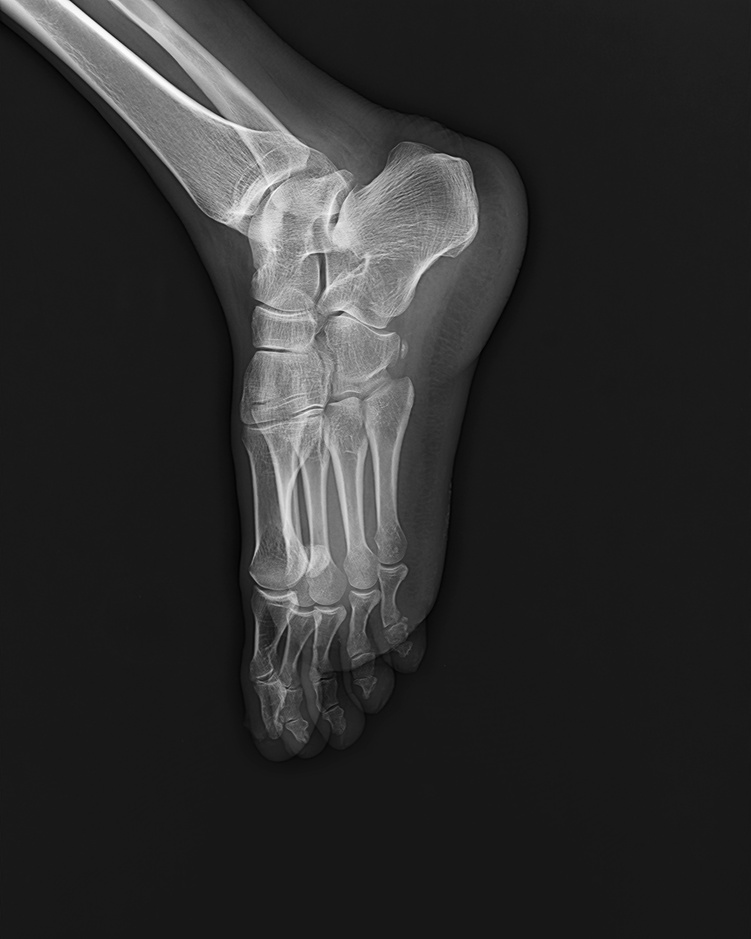
#> input picture Radiografias/IMG0000185.jpg, 751 x 939 px, shrunk from 2304 x 2880 before the run
$ jupyter execute punto2.ipynb
#> lines starting #> are read from the running program, lines starting #| are printed output that depends on the picture
<H1>PUNTO 2 </H1>

[cell 1]
from matplotlib import pyplot as plt
from skimage.io import imread
import numpy as np

# Cargar imagen
img = imread('Radiografias/IMG0000185.jpg', as_gray=True)  # Escala de grises
#> img is the input picture: shape (939, 751); min 0, max 255, mean 45.3
plt.imshow(img, cmap='gray')
plt.title("Imagen original")
plt.axis('off')
plt.show()

# Convertir en arreglo numpy
img_array = np.array(img)
print(f"Forma original de la imagen: {img_array.shape}")
#| Forma original de la imagen: (939, 751)

[cell 2]
# Cargar imagen
img2 = imread('Radiografias/IMG0000245.jpg', as_gray=True)  # Escala de grises
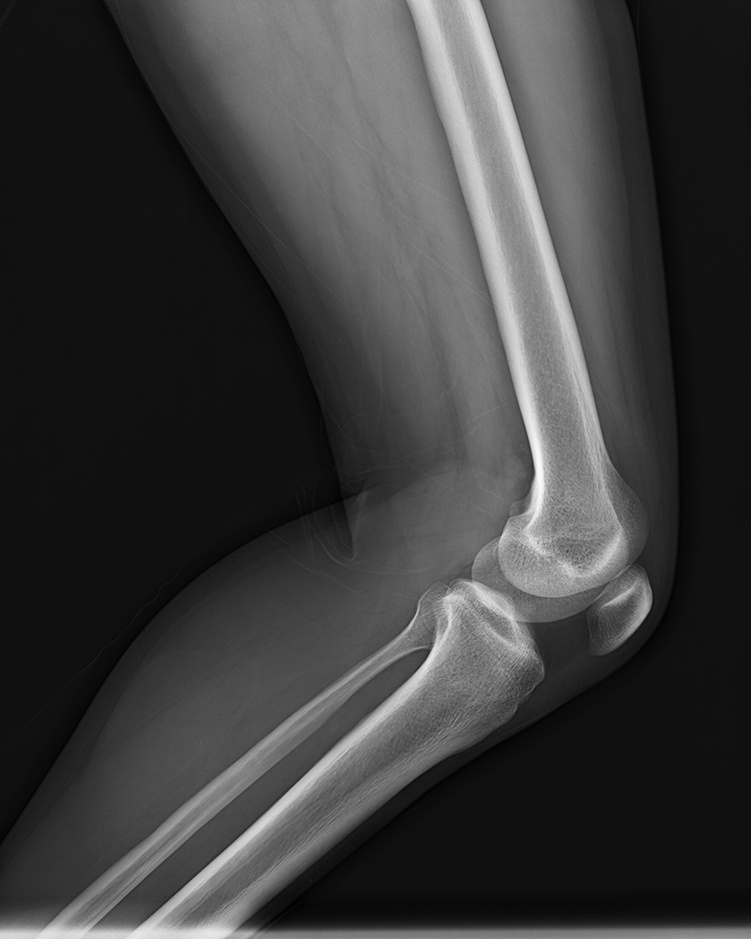
#> input picture Radiografias/IMG0000245.jpg, 751 x 939 px, shrunk from 2304 x 2880 before the run
#> img2 is the input picture: shape (939, 751); min 0, max 251, mean 60.6
plt.imshow(img2, cmap='gray')
plt.title("Imagen original")
plt.axis('off')
plt.show()

# Convertir en arreglo numpy
img2_array = np.array(img2)
print(f"Forma original de la imagen: {img2_array.shape}")
#| Forma original de la imagen: (939, 751)

[cell 3]
# Cargar imagen
img3 = imread('Radiografias/IMG0003784.jpg', as_gray=True)  # Escala de grises
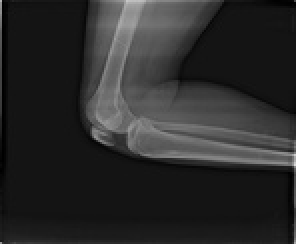
#> input picture Radiografias/IMG0003784.jpg, 148 x 122 px, shrunk from 454 x 373 before the run (shown 2 times larger)
#> img3 is the input picture: shape (122, 148) float64; min 0, max 0.835, mean 0.167
plt.imshow(img3, cmap='gray')
plt.title("Imagen original")
plt.axis('off')
plt.show()

# Convertir en arreglo numpy
img3_array = np.array(img3)
print(f"Forma original de la imagen: {img3_array.shape}")
#| Forma original de la imagen: (122, 148)

<h2>Carga y visualización de imágenes</h2>

Se cargaron tres imágenes radiográficas diferentes y se convirtieron a arreglos numpy en escala de grises. Este paso es fundamental para poder manipular numéricamente las intensidades de los píxeles.

<h2>IMAGEN 1</H2>

[cell 4]
from sklearn.cluster import KMeans

# Reshape: de (alto, ancho) a (pixeles, 1)
X = img_array.reshape(-1, 1)

# Probar con K clusters (prueba inicial con K=4)
k = 4
kmeans = KMeans(n_clusters=k, random_state=42)
kmeans.fit(X)
labels = kmeans.labels_

# Rearmar la imagen segmentada
segmented_img = labels.reshape(img_array.shape)

# Visualizar imagen segmentada
plt.imshow(segmented_img, cmap='viridis')  # cmap puede cambiarse para visualización
plt.title(f"Imagen segmentada (k={k})")
plt.axis('off')
plt.show()

[cell 5]
fig, axes = plt.subplots(1, k, figsize=(15, 3))  # 1 fila, k columnas
for i in range(k):
    mask = (segmented_img == i).astype(int)
    axes[i].imshow(mask, cmap='gray')
    axes[i].set_title(f'Label {i}')
    axes[i].axis('off')

plt.tight_layout()
plt.show()

[cell 6]
# Probar con K clusters
k = 10
kmeans = KMeans(n_clusters=k, random_state=42)
kmeans.fit(X)
labels = kmeans.labels_

# Rearmar la imagen segmentada
segmented_img = labels.reshape(img_array.shape)

# Visualizar imagen segmentada
plt.imshow(segmented_img, cmap='viridis')
plt.title(f"Imagen segmentada (k={k})")
plt.axis('off')
plt.show()

[cell 7]
fig, axes = plt.subplots(1, k, figsize=(15, 3))  # 1 fila, k columnas
for i in range(k):
    mask = (segmented_img == i).astype(int)
    axes[i].imshow(mask, cmap='gray')
    axes[i].set_title(f'Label {i}')
    axes[i].axis('off')

plt.tight_layout()
plt.show()

[cell 8]
# Probar con K clusters
k = 8
kmeans = KMeans(n_clusters=k, random_state=42)
kmeans.fit(X)
labels = kmeans.labels_

# Rearmar la imagen segmentada
segmented_img = labels.reshape(img_array.shape)

# Visualizar imagen segmentada
plt.imshow(segmented_img, cmap='viridis')
plt.title(f"Imagen segmentada (k={k})")
plt.axis('off')
plt.show()

[cell 9]
fig, axes = plt.subplots(1, k, figsize=(15, 3))  # 1 fila, k columnas
for i in range(k):
    mask = (segmented_img == i).astype(int)
    axes[i].imshow(mask, cmap='gray')
    axes[i].set_title(f'Label {i}')
    axes[i].axis('off')

plt.tight_layout()
plt.show()

[cell 10]
k = 6
kmeans = KMeans(n_clusters=k, random_state=42)
kmeans.fit(X)
labels = kmeans.labels_

# Rearmar la imagen segmentada
segmented_img = labels.reshape(img_array.shape)

# Visualizar imagen segmentada
plt.imshow(segmented_img, cmap='viridis')
plt.title(f"Imagen segmentada (k={k})")
plt.axis('off')
plt.show()

Se probó la segmentación con múltiples valores de k (4, 6, 8 y 10). Los intentos iniciales con k=4 resultaron en una agrupación muy general de las intensidades, lo cual dificultaba distinguir el hueso del tejido circundante.

Con k=8, hubo una mejora relativa, comenzaron a diferenciarse partes del hueso (particularmente zonas corticales), pero aún persistía la mezcla con otras estructuras. Sin embargo, fue con k=6 donde se alcanzó un resultado más satisfactorio. Este valor permitió aislar las zonas hiperdensas (claras) con mayor precisión.

[cell 11]
fig, axes = plt.subplots(1, k, figsize=(15, 3))  # 1 fila, k columnas
for i in range(k):
    mask = (segmented_img == i).astype(int)
    axes[i].imshow(mask, cmap='gray')
    axes[i].set_title(f'Label {i}')
    axes[i].axis('off')

plt.tight_layout()
plt.show()

La selección de etiquetas correspondientes a las regiones óseas se realizó mediante un proceso visual y comparativo. Se graficaron individualmente las máscaras binarias asociadas a cada una de las etiquetas generadas por el algoritmo K-Means. Estas gráficas permitieron observar con claridad qué regiones de la imagen correspondían a cada clúster, facilitando la identificación de aquellas etiquetas que agrupaban zonas hiperdensas, es decir, áreas con alta intensidad de gris típicas del tejido óseo. Este procedimiento, basado en la inspección visual etiqueta por etiqueta, fue fundamental para construir máscaras precisas que incluyeran el hueso y excluyeran estructuras irrelevantes como tejidos blandos o el fondo.

<h2>(Este método de selección por medio de observación será usado para todas las imágenes)</h2>

[cell 12]
# Probar diferentes combinaciones de etiquetas (ensayo y error)
bone_labels = [1,2,3,4]

# Crear la máscara binaria
mask = np.isin(segmented_img, bone_labels).astype(int)
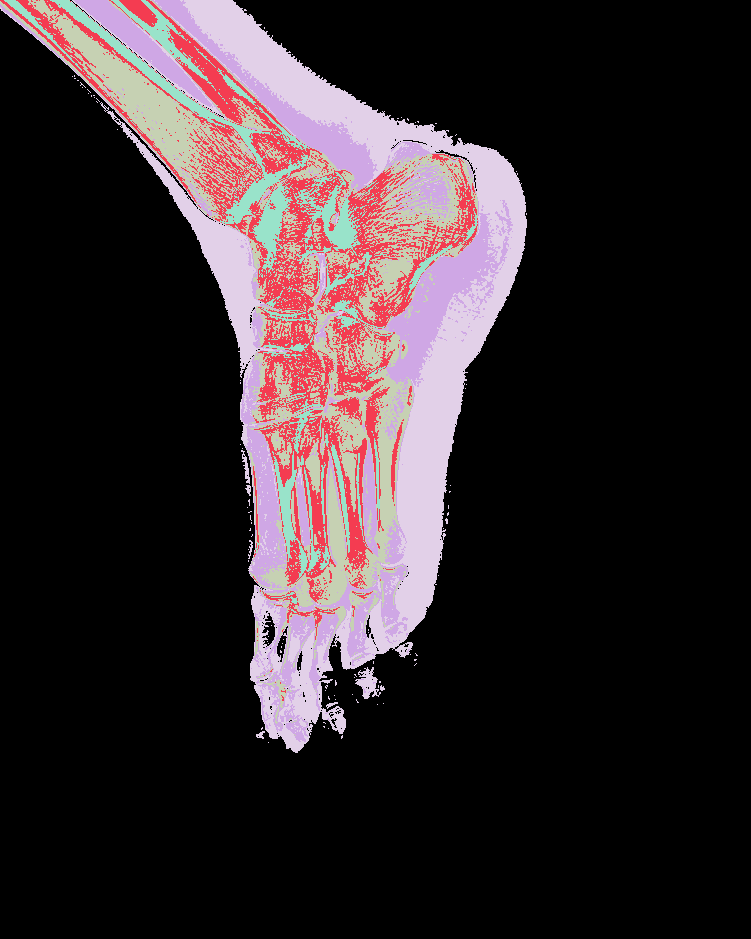
#> segmented_img: shape (939, 751) int32; 6 distinct labels, from 0 to 5; one colour per label, 0 black

# Visualizar la máscara
plt.imshow(mask, cmap='gray')
plt.title(f"Máscara binaria (pixeles hueso = {bone_labels})")
plt.axis('off')
plt.show()

Se visualizaron las etiquetas generadas y se identificaron las etiquetas [1,2,3,4] como aquellas que mejor representaban regiones óseas. Estas etiquetas fueron seleccionadas observando que contenían regiones brillantes de alta densidad, típicas del hueso.

Se crea una máscara binaria para aislar las etiquetas seleccionadas y se multiplica por la imagen original.

[cell 13]
# Multiplicar para aislar el hueso (usar float para que se mantengan los valores de intensidad)
segmented_bone = img_array * mask

# Leer imagen en escala de grises
img = imread('Radiografias/IMG0000185.jpg', as_gray=True)

# Crear figura con dos subgráficas
fig, axes = plt.subplots(1, 2, figsize=(10, 5))  # 1 fila, 2 columnas

# Imagen original
axes[0].imshow(img, cmap='gray')
axes[0].set_title("Imagen original")
axes[0].axis('off')

# Imagen segmentada
axes[1].imshow(segmented_bone, cmap='gray')
axes[1].set_title("Hueso segmentado final")
axes[1].axis('off')

plt.tight_layout()
plt.show()

Se aisló con claridad el hueso, conservando su forma, grosor y textura. La segmentación resultante fue limpia, anatómicamente coherente y presentó bajo nivel de ruido. Las zonas corticales e internas fueron capturadas adecuadamente gracias a la combinación de etiquetas. Se respetaron las fronteras anatómicas, y se minimizó el ruido de fondo. Incluso en áreas de transición entre hueso y tejido blando, la máscara logró preservar las estructuras relevantes sin incluir regiones irrelevantes.

<h2>IMAGEN 2</h2>

[cell 14]
from sklearn.cluster import KMeans

# Reshape: de (alto, ancho) a (pixeles, 1)
X = img2_array.reshape(-1, 1)

# Probar con K clusters (prueba inicial con K=4)
k = 4
kmeans = KMeans(n_clusters=k, random_state=42)
kmeans.fit(X)
labels = kmeans.labels_

# Rearmar la imagen segmentada
segmented_img2 = labels.reshape(img2_array.shape)

# Visualizar imagen segmentada
plt.imshow(segmented_img2, cmap='viridis')  # cmap puede cambiarse para visualización
plt.title(f"Imagen segmentada (k={k})")
plt.axis('off')
plt.show()

[cell 15]
fig, axes = plt.subplots(1, k, figsize=(15, 3))  # 1 fila, k columnas
for i in range(k):
    mask = (segmented_img2 == i).astype(int)
    axes[i].imshow(mask, cmap='gray')
    axes[i].set_title(f'Label {i}')
    axes[i].axis('off')

plt.tight_layout()
plt.show()

[cell 16]
k = 10
kmeans = KMeans(n_clusters=k, random_state=42)
kmeans.fit(X)
labels = kmeans.labels_

# Rearmar la imagen segmentada
segmented_img2 = labels.reshape(img2_array.shape)

# Visualizar imagen segmentada
plt.imshow(segmented_img2, cmap='viridis')  # cmap puede cambiarse para visualización
plt.title(f"Imagen segmentada (k={k})")
plt.axis('off')
plt.show()

[cell 17]
fig, axes = plt.subplots(1, k, figsize=(15, 3))  # 1 fila, k columnas
for i in range(k):
    mask = (segmented_img2 == i).astype(int)
    axes[i].imshow(mask, cmap='gray')
    axes[i].set_title(f'Label {i}')
    axes[i].axis('off')

plt.tight_layout()
plt.show()

[cell 18]
k = 6
kmeans = KMeans(n_clusters=k, random_state=42)
kmeans.fit(X)
labels = kmeans.labels_

# Rearmar la imagen segmentada
segmented_img2 = labels.reshape(img2_array.shape)

# Visualizar imagen segmentada
plt.imshow(segmented_img2, cmap='viridis')  # cmap puede cambiarse para visualización
plt.title(f"Imagen segmentada (k={k})")
plt.axis('off')
plt.show()

Se probó la segmentación con múltiples valores de k (4, 6 y 10). Los intentos iniciales con k=4 resultaron en una agrupación muy amplia de intensidades, donde el hueso quedaba parcialmente agrupado con otras regiones de tejido blando.

Con k=10, la segmentación fue excesivamente fragmentada, dividida en pequeñas regiones dispersas, lo que complicaba la identificación debido a la presencia de ruido y estructuras oscuras del fondo.

Fue con k=6 donde se logró una segmentación más coherente y funcional. Este valor permitió separar las intensidades en grupos más definidos sin fragmentar en exceso.

[cell 19]
fig, axes = plt.subplots(1, k, figsize=(15, 3))  # 1 fila, k columnas
for i in range(k):
    mask = (segmented_img2 == i).astype(int)
    axes[i].imshow(mask, cmap='gray')
    axes[i].set_title(f'Label {i}')
    axes[i].axis('off')

plt.tight_layout()
plt.show()

Las etiquetas [0,2, 3] lograron capturar zonas continuas, brillantes y densas, que correspondían al hueso. Se logró un equilibrio entre detalle anatómico y simplicidad en la selección de dichas etiquetas.

[cell 20]
bone_labels2 = [0,2,3]

# Crear la máscara binaria
mask2 = np.isin(segmented_img2, bone_labels2).astype(int)
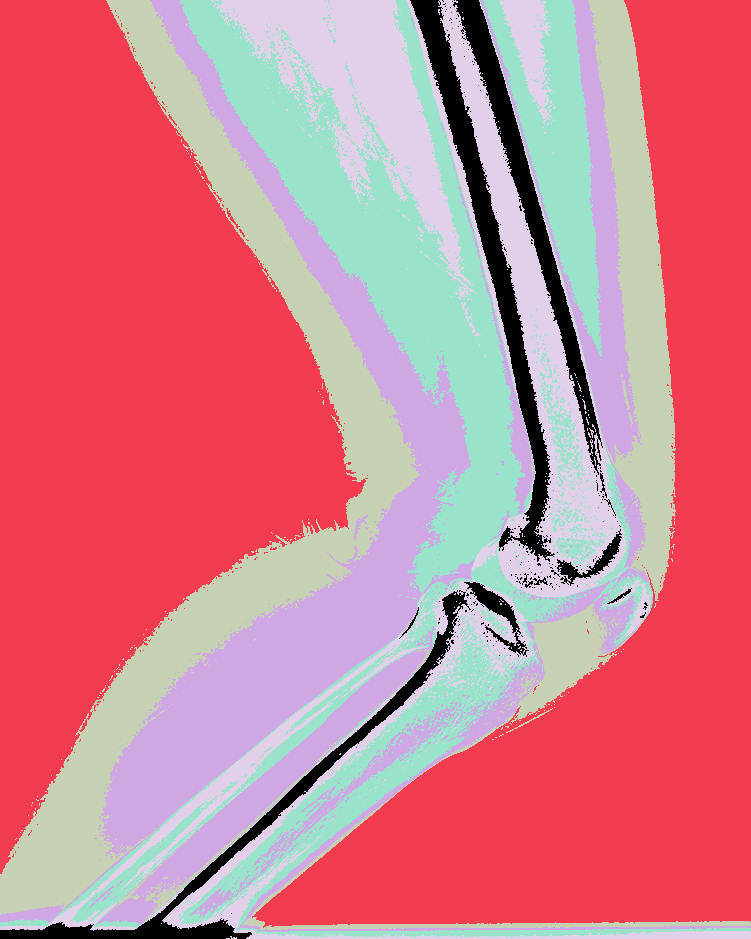
#> segmented_img2: shape (939, 751) int32; 6 distinct labels, from 0 to 5; one colour per label, 0 black

# Visualizar la máscara
plt.imshow(mask2, cmap='gray')
plt.title(f"Máscara binaria (pixeles hueso = {bone_labels2})")
plt.axis('off')
plt.show()

[cell 21]
# Multiplicar para aislar el hueso (usar float para que se mantengan los valores de intensidad)
segmented_bone2 = img2_array * mask2
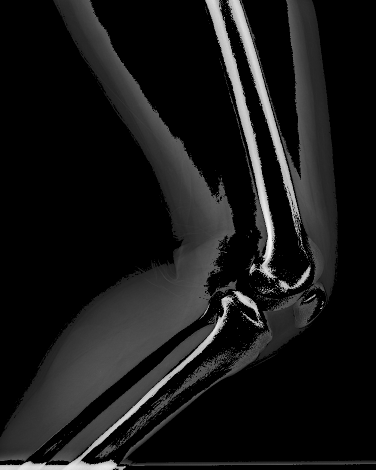
#> segmented_bone2: shape (939, 751) int64 (shown at 1/2 size); min 0, max 251, mean 24.1

# Leer imagen en escala de grises
img2 = imread('Radiografias/IMG0000245.jpg', as_gray=True)

# Crear figura con dos subgráficas
fig, axes = plt.subplots(1, 2, figsize=(10, 5))  # 1 fila, 2 columnas

# Imagen original
axes[0].imshow(img2, cmap='gray')
axes[0].set_title("Imagen original")
axes[0].axis('off')

# Imagen segmentada
axes[1].imshow(segmented_bone2, cmap='gray')
axes[1].set_title("Hueso segmentado final")
axes[1].axis('off')

plt.tight_layout()
plt.show()

En la segmentación final, se logró una buena conservación del contorno óseo. Se preservó la curvatura, el grosor y la posición esperada del hueso en la imagen. Se obtuvo una delimitación clara del hueso, especialmente en su parte central. Algunas regiones periféricas del hueso más delgadas o con menor intensidad quedaron parcialmente fuera de la máscara, pero el resultado fue anatómicamente coherente. La máscara excluyó con éxito la mayoría del tejido blando y del fondo.

<h2>IMAGEN 3</h2>

[cell 22]
from sklearn.cluster import KMeans

# Reshape: de (alto, ancho) a (pixeles, 1)
X = img3_array.reshape(-1, 1)
#> X = 18056 values, max 0.835 at index 12283, min 0 at index 149, mean 0.167

# Probar con K clusters (prueba inicial con K=4)
k = 4
kmeans = KMeans(n_clusters=k, random_state=42)
kmeans.fit(X)
labels = kmeans.labels_

# Rearmar la imagen segmentada
segmented_img3 = labels.reshape(img3_array.shape)

# Visualizar imagen segmentada
plt.imshow(segmented_img3, cmap='viridis')  # cmap puede cambiarse para visualización
plt.title(f"Imagen segmentada (k={k})")
plt.axis('off')
plt.show()

[cell 23]
fig, axes = plt.subplots(1, k, figsize=(15, 3))  # 1 fila, k columnas
for i in range(k):
    mask = (segmented_img3 == i).astype(int)
    axes[i].imshow(mask, cmap='gray')
    axes[i].set_title(f'Label {i}')
    axes[i].axis('off')

plt.tight_layout()
plt.show()

[cell 24]
k = 10
kmeans = KMeans(n_clusters=k, random_state=42)
kmeans.fit(X)
labels = kmeans.labels_

# Rearmar la imagen segmentada
segmented_img3 = labels.reshape(img3_array.shape)

# Visualizar imagen segmentada
plt.imshow(segmented_img3, cmap='viridis')  # cmap puede cambiarse para visualización
plt.title(f"Imagen segmentada (k={k})")
plt.axis('off')
plt.show()

[cell 25]
fig, axes = plt.subplots(1, k, figsize=(15, 3))  # 1 fila, k columnas
for i in range(k):
    mask = (segmented_img3 == i).astype(int)
    axes[i].imshow(mask, cmap='gray')
    axes[i].set_title(f'Label {i}')
    axes[i].axis('off')

plt.tight_layout()
plt.show()

[cell 26]
k = 6
kmeans = KMeans(n_clusters=k, random_state=42)
kmeans.fit(X)
labels = kmeans.labels_

# Rearmar la imagen segmentada
segmented_img3 = labels.reshape(img3_array.shape)

# Visualizar imagen segmentada
plt.imshow(segmented_img3, cmap='viridis')  # cmap puede cambiarse para visualización
plt.title(f"Imagen segmentada (k={k})")
plt.axis('off')
plt.show()

[cell 27]
fig, axes = plt.subplots(1, k, figsize=(15, 3))  # 1 fila, k columnas
for i in range(k):
    mask = (segmented_img3 == i).astype(int)
    axes[i].imshow(mask, cmap='gray')
    axes[i].set_title(f'Label {i}')
    axes[i].axis('off')

plt.tight_layout()
plt.show()

[cell 28]
k = 8
kmeans = KMeans(n_clusters=k, random_state=42)
kmeans.fit(X)
labels = kmeans.labels_

# Rearmar la imagen segmentada
segmented_img3 = labels.reshape(img3_array.shape)

# Visualizar imagen segmentada
plt.imshow(segmented_img3, cmap='viridis')  # cmap puede cambiarse para visualización
plt.title(f"Imagen segmentada (k={k})")
plt.axis('off')
plt.show()

[cell 29]
fig, axes = plt.subplots(1, k, figsize=(15, 3))  # 1 fila, k columnas
for i in range(k):
    mask = (segmented_img3 == i).astype(int)
    axes[i].imshow(mask, cmap='gray')
    axes[i].set_title(f'Label {i}')
    axes[i].axis('off')

plt.tight_layout()
plt.show()

[cell 30]
k = 5
kmeans = KMeans(n_clusters=k, random_state=42)
kmeans.fit(X)
labels = kmeans.labels_

# Rearmar la imagen segmentada
segmented_img3 = labels.reshape(img3_array.shape)

# Visualizar imagen segmentada
plt.imshow(segmented_img3, cmap='viridis')  # cmap puede cambiarse para visualización
plt.title(f"Imagen segmentada (k={k})")
plt.axis('off')
plt.show()

Se probó la segmentación de la imagen con varios valores de k (4, 5, 6, 8 y 10) para evaluar cómo se agrupaban las intensidades presentes en los distintos tejidos.

Con k=4, la segmentación fue muy general. Las intensidades se agruparon de forma amplia, y las estructuras óseas quedaron fusionadas con regiones del fondo o de tejidos blandos. Esta falta de precisión impidió aislar adecuadamente el hueso, ya que no se diferenciaban bien las zonas de alta densidad.

Con k=6, se logró una segmentación más detallada. Sin embargo, se redujo la coherencia espacial del hueso en la imagen segmentada. Aunque hubo una mejor separación de fondo y tejido blando, se perdía unidad en la representación del hueso.

Para k=8, la segmentación se volvió excesivamente fragmentada. Las diferencias sutiles dentro del hueso o del fondo generaron dificultades para mantener una forma anatómicamente coherente. Las estructuras relevantes quedaban divididas en múltiples segmentos pequeños.

Con k=10, se alcanzó el mayor nivel de fragmentación. El algoritmo separó finamente las intensidades, pero a costa de la utilidad visual. Las regiones que pertenecían al hueso aparecían distribuidas de forma discontinua, lo que complicaba notablemente su reconstrucción

Al aumentar a k=5, se observó una mejora en la diferenciación de regiones. Las agrupaciones comenzaban a separarse mejor por niveles de intensidad, lo que permitió que las regiones más brillantes destacaran de forma más clara en la segmentación. Aunque aún existía cierta mezcla, la representación del hueso era más continua y localizada.

k=5 ofreció el mejor balance entre separación de tejidos y continuidad estructural. Valores menores como k=4 agruparon demasiadas intensidades juntas, y valores mayores como k=8 o k=10 fragmentaron en exceso la imagen, reduciendo la calidad de la segmentación.

[cell 31]
fig, axes = plt.subplots(1, k, figsize=(15, 3))  # 1 fila, k columnas
for i in range(k):
    mask = (segmented_img3 == i).astype(int)
    axes[i].imshow(mask, cmap='gray')
    axes[i].set_title(f'Label {i}')
    axes[i].axis('off')

plt.tight_layout()
plt.show()

Las etiquetas [1, 2, 4] fueron seleccionadas tras análisis visual de las máscaras individuales. Estas etiquetas agrupaban las zonas más brillantes de la imagen, correspondientes al hueso. Se descartaron etiquetas que incluían zonas oscuras, que no eran de interés para la segmentación.

[cell 32]
bone_labels3 = [2,4,1]

# Crear la máscara binaria
mask3 = np.isin(segmented_img3, bone_labels3).astype(int)
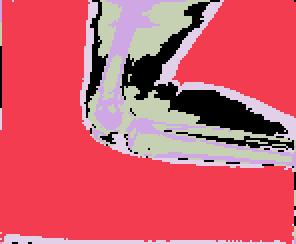
#> segmented_img3: shape (122, 148) int32 (shown 2 times larger); 5 distinct labels, from 0 to 4; one colour per label, 0 black

# Visualizar la máscara
plt.imshow(mask3, cmap='gray')
plt.title(f"Máscara binaria (pixeles hueso = {bone_labels3})")
plt.axis('off')
plt.show()
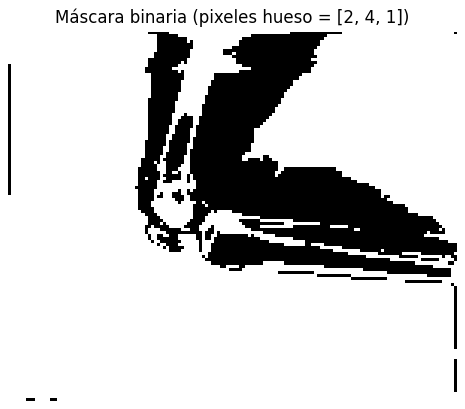
#> figure drawn by matplotlib, 1 panel

[cell 33]
# Multiplicar para aislar el hueso (usar float para que se mantengan los valores de intensidad)
segmented_bone3 = img3_array * mask3
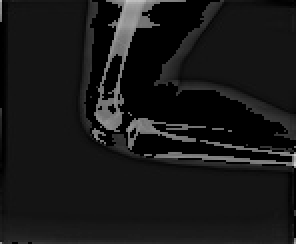
#> segmented_bone3: shape (122, 148) float64 (shown 2 times larger); min 0, max 0.835, mean 0.0939

# Leer imagen en escala de grises
img3 = imread('Radiografias/IMG0003784.jpg', as_gray=True)

# Crear figura con dos subgráficas
fig, axes = plt.subplots(1, 2, figsize=(10, 5))  # 1 fila, 2 columnas

# Imagen original
axes[0].imshow(img3, cmap='gray')
axes[0].set_title("Imagen original")
axes[0].axis('off')

# Imagen segmentada
axes[1].imshow(segmented_bone3, cmap='gray')
axes[1].set_title("Hueso segmentado final")
axes[1].axis('off')

plt.tight_layout()
plt.show()
